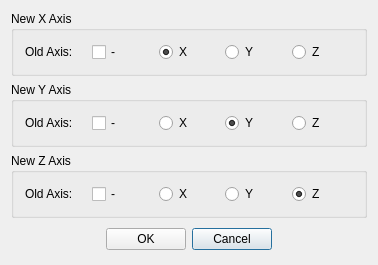
<?xml version="1.0" encoding="UTF-8"?>
<ui version="4.0">
 <class>dlg_swapaxis</class>
 <widget class="QDialog" name="dlg_swapaxis">
  <property name="geometry">
   <rect>
    <x>0</x>
    <y>0</y>
    <width>378</width>
    <height>244</height>
   </rect>
  </property>
  <property name="windowTitle">
   <string>Swap Axis</string>
  </property>
  <layout class="QVBoxLayout" name="verticalLayout">
   <item>
    <widget class="QGroupBox" name="groupBox">
     <property name="title">
      <string>New X Axis</string>
     </property>
     <layout class="QHBoxLayout" name="horizontalLayout">
      <item>
       <widget class="QLabel" name="textLabel1">
        <property name="text">
         <string>Old Axis:</string>
        </property>
        <property name="wordWrap">
         <bool>false</bool>
        </property>
       </widget>
      </item>
      <item>
       <widget class="QCheckBox" name="m_pNewX_Flip">
        <property name="text">
         <string>-</string>
        </property>
       </widget>
      </item>
      <item>
       <widget class="QRadioButton" name="m_pNewX_X">
        <property name="text">
         <string>X</string>
        </property>
        <property name="checked">
         <bool>true</bool>
        </property>
        <attribute name="buttonGroup">
         <string>m_pButtonGroupX</string>
        </attribute>
       </widget>
      </item>
      <item>
       <widget class="QRadioButton" name="m_pNewX_Y">
        <property name="text">
         <string>Y</string>
        </property>
        <attribute name="buttonGroup">
         <string>m_pButtonGroupX</string>
        </attribute>
       </widget>
      </item>
      <item>
       <widget class="QRadioButton" name="m_pNewX_Z">
        <property name="text">
         <string>Z</string>
        </property>
        <attribute name="buttonGroup">
         <string>m_pButtonGroupX</string>
        </attribute>
       </widget>
      </item>
     </layout>
    </widget>
   </item>
   <item>
    <widget class="QGroupBox" name="groupBox_2">
     <property name="title">
      <string>New Y Axis</string>
     </property>
     <layout class="QHBoxLayout" name="horizontalLayout_2">
      <item>
       <widget class="QLabel" name="textLabel1_2">
        <property name="text">
         <string>Old Axis:</string>
        </property>
        <property name="wordWrap">
         <bool>false</bool>
        </property>
       </widget>
      </item>
      <item>
       <widget class="QCheckBox" name="m_pNewY_Flip">
        <property name="text">
         <string>-</string>
        </property>
       </widget>
      </item>
      <item>
       <widget class="QRadioButton" name="m_pNewY_X">
        <property name="text">
         <string>X</string>
        </property>
        <attribute name="buttonGroup">
         <string>m_pButtonGroupY</string>
        </attribute>
       </widget>
      </item>
      <item>
       <widget class="QRadioButton" name="m_pNewY_Y">
        <property name="text">
         <string>Y</string>
        </property>
        <property name="checked">
         <bool>true</bool>
        </property>
        <attribute name="buttonGroup">
         <string>m_pButtonGroupY</string>
        </attribute>
       </widget>
      </item>
      <item>
       <widget class="QRadioButton" name="m_pNewY_Z">
        <property name="text">
         <string>Z</string>
        </property>
        <attribute name="buttonGroup">
         <string>m_pButtonGroupY</string>
        </attribute>
       </widget>
      </item>
     </layout>
    </widget>
   </item>
   <item>
    <widget class="QGroupBox" name="groupBox_3">
     <property name="title">
      <string>New Z Axis</string>
     </property>
     <layout class="QHBoxLayout" name="horizontalLayout_3">
      <item>
       <widget class="QLabel" name="textLabel1_3">
        <property name="text">
         <string>Old Axis:</string>
        </property>
        <property name="wordWrap">
         <bool>false</bool>
        </property>
       </widget>
      </item>
      <item>
       <widget class="QCheckBox" name="m_pNewZ_Flip">
        <property name="text">
         <string>-</string>
        </property>
       </widget>
      </item>
      <item>
       <widget class="QRadioButton" name="m_pNewZ_X">
        <property name="text">
         <string>X</string>
        </property>
        <attribute name="buttonGroup">
         <string>m_pButtonGroupZ</string>
        </attribute>
       </widget>
      </item>
      <item>
       <widget class="QRadioButton" name="m_pNewZ_Y">
        <property name="text">
         <string>Y</string>
        </property>
        <attribute name="buttonGroup">
         <string>m_pButtonGroupZ</string>
        </attribute>
       </widget>
      </item>
      <item>
       <widget class="QRadioButton" name="m_pNewZ_Z">
        <property name="text">
         <string>Z</string>
        </property>
        <property name="checked">
         <bool>true</bool>
        </property>
        <attribute name="buttonGroup">
         <string>m_pButtonGroupZ</string>
        </attribute>
       </widget>
      </item>
     </layout>
    </widget>
   </item>
   <item>
    <layout class="QHBoxLayout">
     <item>
      <spacer name="spacer1">
       <property name="orientation">
        <enum>Qt::Horizontal</enum>
       </property>
       <property name="sizeType">
        <enum>QSizePolicy::Expanding</enum>
       </property>
       <property name="sizeHint" stdset="0">
        <size>
         <width>50</width>
         <height>30</height>
        </size>
       </property>
      </spacer>
     </item>
     <item>
      <layout class="QHBoxLayout">
       <item>
        <widget class="QPushButton" name="m_pOKButton">
         <property name="text">
          <string>OK</string>
         </property>
         <property name="default">
          <bool>false</bool>
         </property>
        </widget>
       </item>
       <item>
        <widget class="QPushButton" name="pushButton2">
         <property name="text">
          <string>Cancel</string>
         </property>
         <property name="default">
          <bool>true</bool>
         </property>
        </widget>
       </item>
      </layout>
     </item>
     <item>
      <spacer name="spacer2">
       <property name="orientation">
        <enum>Qt::Horizontal</enum>
       </property>
       <property name="sizeType">
        <enum>QSizePolicy::Expanding</enum>
       </property>
       <property name="sizeHint" stdset="0">
        <size>
         <width>50</width>
         <height>30</height>
        </size>
       </property>
      </spacer>
     </item>
    </layout>
   </item>
  </layout>
 </widget>
 <layoutdefault spacing="6" margin="11"/>
 <pixmapfunction>qPixmapFromMimeSource</pixmapfunction>
 <resources/>
 <connections>
  <connection>
   <sender>pushButton2</sender>
   <signal>clicked()</signal>
   <receiver>dlg_swapaxis</receiver>
   <slot>reject()</slot>
   <hints>
    <hint type="sourcelabel">
     <x>20</x>
     <y>20</y>
    </hint>
    <hint type="destinationlabel">
     <x>20</x>
     <y>20</y>
    </hint>
   </hints>
  </connection>
  <connection>
   <sender>m_pOKButton</sender>
   <signal>clicked()</signal>
   <receiver>dlg_swapaxis</receiver>
   <slot>accept()</slot>
   <hints>
    <hint type="sourcelabel">
     <x>20</x>
     <y>20</y>
    </hint>
    <hint type="destinationlabel">
     <x>20</x>
     <y>20</y>
    </hint>
   </hints>
  </connection>
 </connections>
 <buttongroups>
  <buttongroup name="m_pButtonGroupX"/>
  <buttongroup name="m_pButtonGroupY"/>
  <buttongroup name="m_pButtonGroupZ"/>
 </buttongroups>
</ui>
